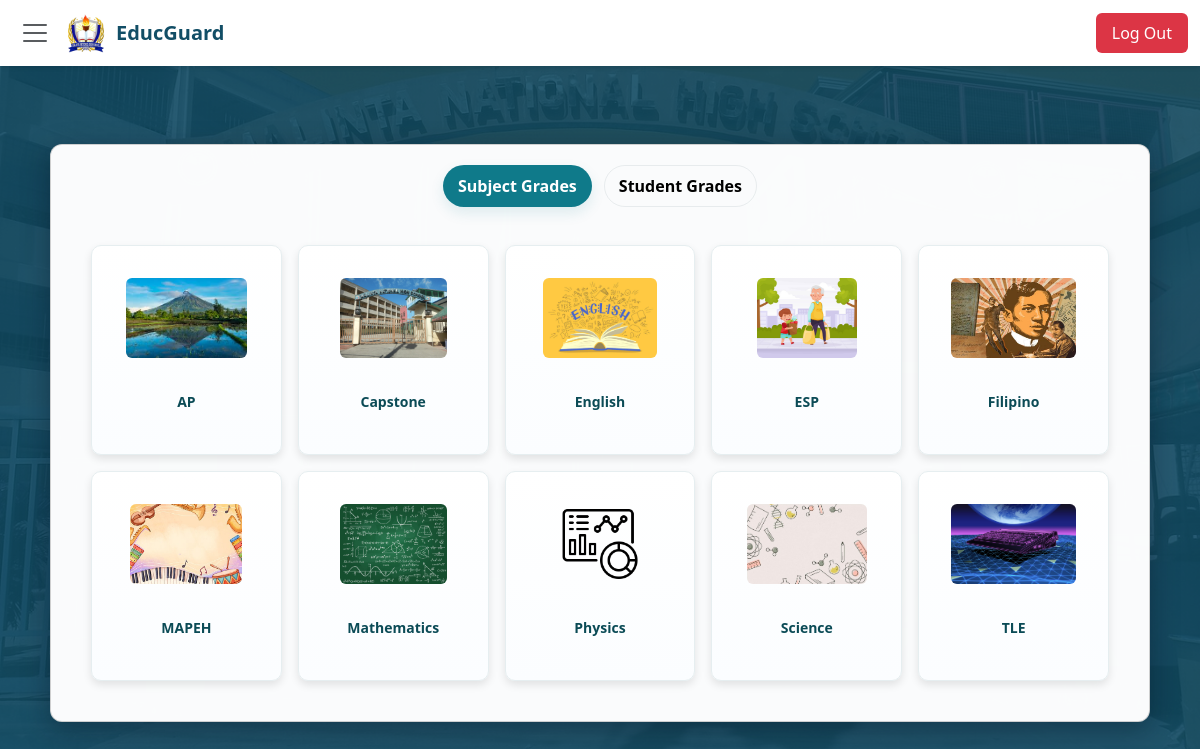
The page /PHPAdviser/reportSystem.php on the database its author committed.
### tables this page shows
CREATE TABLE `subjects` (
  `subject_id` int NOT NULL,
  `subject_name` varchar(255) NOT NULL,
  `subject_picture` varchar(255) NOT NULL,
  `created_at` timestamp NOT NULL DEFAULT CURRENT_TIMESTAMP,
  `link` varchar(255) DEFAULT NULL
);

### PHPAdviser/reportSystem.php (the view, shortened to what this page needs)
<?php
include "teacherNavbar.php";
$conn = new mysqli("localhost", "root", "", "educguarddb");
?>
<!DOCTYPE html>
<html lang="en">
<head>
    <link rel="stylesheet" href="../CSS/Teacher/reportSystem.css">
</head>
<body>
    <header class="header">
        <button class="menu-button">☰</button>
        <h3 style="margin-left: 10px;">EduGuard</h3>
    </header>
    <div class="page-content">
        <div class="panel">
            <div class="card">
            <div class="tabs" style="margin-bottom:18px;">
                <button id="tabSubjectsBtn" class="active">Subject Grades</button>
                <button id="tabStudentsBtn">Student Grades</button>
            </div>
            <div id="tab-subjects" class="tab-content" style="display:block; width:100%;">
                <div id="subjects-list" class="subject-container">
            <?php
            $query = "SELECT * FROM subjects ORDER BY subject_name ASC";
            $result = mysqli_query($conn, $query);
            while ($row = mysqli_fetch_assoc($result)) {
                $subjectId = $row['subject_id'];
                $subjectName = $row['subject_name'];
                $subjectPicture = $row['subject_picture'];
                echo "<div class='subject-box' data-subject-id='{$subjectId}' data-subject-name='{$subjectName}'>
                    <div class='subject-content'>
                        <img class='subject-img' src='../Uploads/{$subjectPicture}' alt='{$subjectName}'>
                        <div class='subject-title'>{$subjectName}</div>
                    </div>
                </div>";
            }
            ?>
                </div>
            </div>
            </div>
        </div>
    </div>
</body>
</html>

### CSS/Teacher/teacherNavbar.css (style rules this page uses)
body { background-color: transparent; background-image: url('../../Assets/malinta.jpg'); background-size: cover; background-position: center; background-attachment: fixed; position: relative; min-height: 100vh; margin: 0; padding: 0; }
body::before { content: ''; position: fixed; top: 0; left: 0; right: 0; bottom: 0; background-image: inherit; background-size: cover; background-position: center; filter: blur(1px); -webkit-filter: blur(1px); z-index: -2; }
body::after { content: ''; position: fixed; top: 0; left: 0; right: 0; bottom: 0; background: linear-gradient(rgba(18, 78, 102, 0.95), rgba(18, 78, 102, 0.95)); z-index: -1; }

### CSS/Teacher/reportSystem.css (style rules this page uses)
body, html { margin: 0; padding: 0; font-family: Arial, sans-serif; height: 100%; }
.header { display: flex; align-items: center; padding: 10px; background-color: #f8f9fa; border-bottom: 1px solid #ddd; }
.menu-button { background: none; border: none; font-size: 24px; cursor: pointer; }
.page-content { display: flex; justify-content: center; align-items: center; min-height: calc(100vh - 60px); padding: 20px; }
.subject-container { display: grid; grid-template-columns: repeat(4, 1fr); gap: 20px; max-width: 1200px; width: 100%; padding: 20px; margin: 0 auto; }
@media (max-width: 1200px) { .subject-container { grid-template-columns: repeat(3, 1fr); } }
.subject-box { background-color: white; border-radius: 15px; overflow: hidden; box-shadow: 0 4px 8px rgba(0,0,0,0.1); text-decoration: none; color: inherit; transition: transform 0.3s, box-shadow 0.3s; display: flex; flex-direction: column; align-items: center; padding: 20px; text-align: center; height: 100%; }
.subject-content { padding: 15px; display: flex; flex-direction: column; justify-content: center; align-items: center; flex-grow: 1; }
.subject-title { font-size: 20px; font-weight: bold; color: #0033a0; margin: 10px 0; }
.subject-img { width: 120px; height: 120px; border-radius: 50%; object-fit: cover; margin-bottom: 15px; }
@media (min-width: 993px) { .subject-container { grid-template-columns: repeat(auto-fit, minmax(180px, 220px)); justify-content: center; } }

### PHPAdviser/reportSystem.php (style rules this page uses)
body { font-family: 'Segoe UI', Roboto, Arial, sans-serif; background: #0f3340; color: #222; }
.page-content { position:relative; z-index:1; padding:40px 16px; display:flex; justify-content:center; }
.panel { max-width:1100px; width:100%; display:flex; flex-direction:column }
.card { background: rgba(255,255,255,0.98); border-radius:12px; box-shadow: 0 8px 28px rgba(2,12,26,0.35); padding:20px; position:relative; }
.tabs { display:flex; gap:12px; justify-content:center; }
.tabs button { padding:8px 14px; border-radius:22px; border:1px solid rgba(15,51,64,0.08); background:transparent; cursor:pointer; font-weight:600; }
.tabs button.active { background:#0f7a8a; color:#fff; border-color:transparent; box-shadow:0 6px 14px rgba(15,122,138,0.12); }
.subject-container { display:grid; grid-template-columns: repeat(auto-fill, minmax(160px, 1fr)); gap:16px; }
.subject-box { cursor:pointer; border-radius:10px; overflow:hidden; background:linear-gradient(180deg, #fff, #fbfdff); border:1px solid #e6eef0; transition:transform .18s ease, box-shadow .18s ease; }
.subject-content { padding:12px; display:flex; flex-direction:column; align-items:center; gap:8px; }
.subject-img { width:100%; height:80px; object-fit:cover; border-radius:6px; }
.subject-title { font-weight:700; color:#0b4b56; text-align:center; font-size:14px; }

### rows shown on the page
subjects: subject_picture (picture), subject_name "AP"
subjects: subject_picture (picture), subject_name "Capstone"
subjects: subject_picture (picture), subject_name "English"
subjects: subject_picture (picture), subject_name "ESP"
subjects: subject_picture (picture), subject_name "Filipino"
subjects: subject_picture (picture), subject_name "MAPEH"
subjects: subject_picture (picture), subject_name "Mathematics"
subjects: subject_picture (picture), subject_name "Physics"
subjects: subject_picture (picture), subject_name "Science"
subjects: subject_picture (picture), subject_name "TLE"
